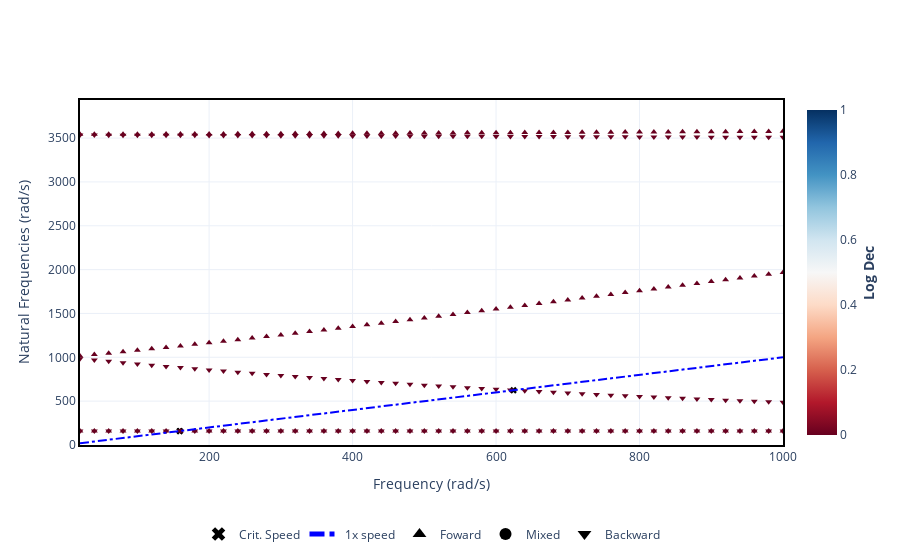

Here is the notebook cell this chart was saved with:
### Code cell
# CAMPBELL
samples     = 50
speed_range = np.linspace(20, 1000, samples) # [rad/s]
campbell    = rotor.run_campbell(speed_range)
campbell.plot()
